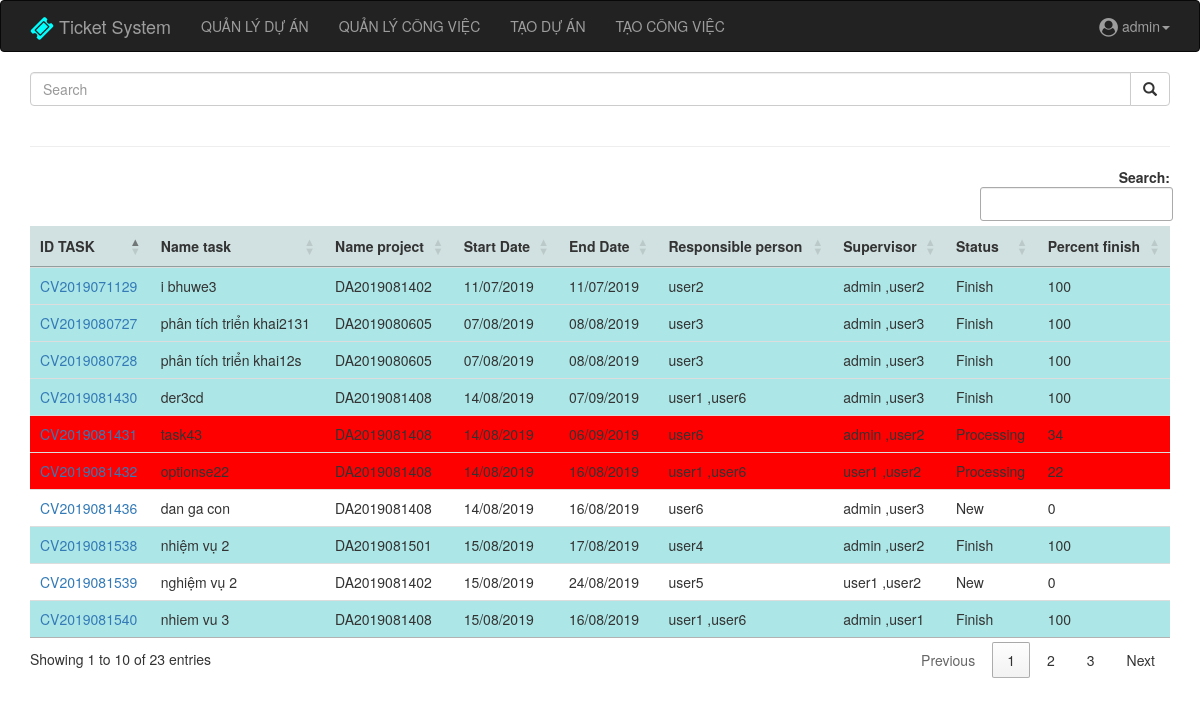
The page /task_list_admin/ (signed in) on the database its author committed.
### project/models.py (models this page shows, shortened)
class Task(models.Model):
    ID_task = models.CharField(max_length=100,default='',unique=True)
    name_task = models.CharField(max_length=100, unique=True)
    project = models.ForeignKey(Project, on_delete=models.CASCADE,)
    note = models.TextField(blank=True)
    startDate = models.DateTimeField(auto_now=False, auto_now_add=False)
    endDate = models.DateTimeField(auto_now=False, auto_now_add=False)
    responsible_person = models.CharField(max_length=100,blank=True)
    supervisor = models.CharField(max_length=100, blank=True)
    status = models.CharField(max_length=50, choices=status_choices, default='New', blank=True)
    muc_do_hoan_thanh = models.IntegerField(default=0)
    document = models.FileField(upload_to='documents/',null=True, blank=True,)

class Project(models.Model):
    IDproject = models.CharField(max_length=100, unique=True)
    name = models.CharField(max_length=200)
    startDate = models.DateTimeField(auto_now=False, auto_now_add=False)
    endDate = models.DateTimeField(auto_now=False, auto_now_add=False)
    createdby = models.ForeignKey(User, on_delete=models.CASCADE, related_name='createdby')
    description = models.TextField(blank=True)
    prior = models.CharField(max_length=50, choices=prior_choices, default='medium')
    participants = models.ForeignKey(Group,on_delete=models.CASCADE,
                                     related_name='participants',null=True, blank=True)
    def __str__(self):
        return self.IDproject

### project/views.py (the view, shortened to what this page needs)
# urls.py: path('task_list_admin/',views.task_list_admin,name='task_list_admin'),
@login_required(login_url='/login/')
def task_list_admin(request):
    if request.user.is_authenticated:
        user = request.user
        aa = dict(Task.objects.values_list('name_task','responsible_person'))
        query = request.GET.get('txtsearch')
        time_now = datetime.datetime.now().date()
        print(time_now)
        li = []
        query2 = list(Task.objects.filter(muc_do_hoan_thanh =100))
        for i in query2:
            new_status = Task.objects.filter(id=i.id).update(status ='Finish')
        if user.is_superuser:
            if query is None or query == '':
                tasks_all = Task.objects.all().order_by('ID_task')
                data = {
                    'tasks_all' : tasks_all,
                    'time_now' : time_now,
                }
            else :
                object_list = Task.objects.filter(ID_task =query)
                data = {
                    'tasks_all' : object_list,
                    'time_now' : time_now,
                }
            return render(request,'task_list_admin.htm',data)

### project/templates/task_list_admin.htm (shortened to what this page needs)
{% extends "base.htm" %}
{% block content %}
<div class="container">
    <form method="POST">
        <div class="input-group">
            <input type="text" id="txtsearch" name="txtsearch" class="form-control" placeholder="Search">
            <div class="input-group-btn">
                <button id="btn" class="btn btn-default" type="submit">
                    <i class="glyphicon glyphicon-search"></i>
                </button>
            </div>
        </div>
    </form>
    <br>
    <hr>
    <table class="table" id="myTable">
        <thead class="thead-dark">
            <tr style="background-color:#d1e0e0">
                <th scope="col">ID TASK</th>
                <th scope="col">Name task</th>
                <th scope="col">Name project</th>
                <th scope="col">Start Date</th>
                <th scope="col">End Date</th>
                <th scope="col">Responsible person</th>
                <th scope="col">Supervisor</th>
                <th scope="col">Status</th>
                <th scope="col">Percent finish</th>
            </tr>
        </thead>
        <tbody>
            {% for tasks in tasks_all %}
            {% if tasks.endDate.date == time_now %}
            <tr class="group" style="background-color: yellow">
                <td><a href="{% url 'detail_task' tasks.id%}">{{tasks.ID_task}}</a> </td>
                <td>{{tasks.name_task}}</td>
                <td>{{tasks.project}}</td>
                <td>{{tasks.startDate | date:'d/m/Y'}}</td>
                <td class="enddate">{{tasks.endDate | date:'d/m/Y'}}</td>
                <td>{{tasks.responsible_person}}</td>
                <td>{{tasks.supervisor}}</td>
                <td>{{tasks.status}}</td>
                <td>{{tasks.muc_do_hoan_thanh}}</td>
            </tr>
            {% elif tasks.endDate.date < time_now and tasks.status == 'Processing' %}
            <tr class="group" style="background-color: red">
                <td><a href="{% url 'detail_task' tasks.id%}">{{tasks.ID_task}}</a> </td>
                <td>{{tasks.name_task}}</td>
                <td>{{tasks.project}}</td>
                <td>{{tasks.startDate | date:'d/m/Y'}}</td>
                <td class="enddate">{{tasks.endDate | date:'d/m/Y'}}</td>
                <td>{{tasks.responsible_person}}</td>
                <td>{{tasks.supervisor}}</td>
                <td>{{tasks.status}}</td>
                <td>{{tasks.muc_do_hoan_thanh}}</td>
            </tr>
            {% elif tasks.endDate.date < time_now and tasks.status == 'Finish' %}
            <tr class="group" style="background-color: rgb(173, 230, 230)">
                <td><a href="{% url 'detail_task' tasks.id%}">{{tasks.ID_task}}</a> </td>
                <td>{{tasks.name_task}}</td>
                <td>{{tasks.project}}</td>
                <td>{{tasks.startDate | date:'d/m/Y'}}</td>
                <td class="enddate">{{tasks.endDate | date:'d/m/Y'}}</td>
                <td>{{tasks.responsible_person}}</td>
                <td>{{tasks.supervisor}}</td>
                <td>{{tasks.status}}</td>
                <td>{{tasks.muc_do_hoan_thanh}}</td>
            </tr>
            {% else %}
            <tr class="group">
                <td><a href="{% url 'detail_task' tasks.id%}">{{tasks.ID_task}}</a> </td>
                <td>{{tasks.name_task}}</td>
                <td>{{tasks.project}}</td>
                <td class="enddate">{{tasks.startDate | date:'d/m/Y'}}</td>
                <td>{{tasks.endDate | date:'d/m/Y'}}</td>
                <td>{{tasks.responsible_person}}</td>
                <td>{{tasks.supervisor}}</td>
                <td>{{tasks.status}}</td>
                <td>{{tasks.muc_do_hoan_thanh}}</td>
            </tr>
            {% endif %}
            {% endfor%}
        </tbody>
    </table>
</div>
{% endblock content %}

### project/templates/base.htm (shortened to what this page needs)
<!DOCTYPE html>
<html lang="en">
<head>
  <link rel="stylesheet" href="https://maxcdn.bootstrapcdn.com/font-awesome/4.7.0/css/font-awesome.min.css">
  <link rel="stylesheet" href="https://maxcdn.bootstrapcdn.com/font-awesome/4.7.0/css/font-awesome.min.css">
  <link rel="stylesheet" type="text/css"
    href="https://cdnjs.cloudflare.com/ajax/libs/bootstrap-datetimepicker/4.17.43/css/bootstrap-datetimepicker.min.css">
  <link rel="stylesheet" type="text/css"
    href="https://cdnjs.cloudflare.com/ajax/libs/bootstrap-datetimepicker/4.17.43/css/bootstrap-datetimepicker-standalone.css">
  <link rel="stylesheet" href="https://maxcdn.bootstrapcdn.com/bootstrap/3.3.5/css/bootstrap.min.css">
  <link rel="stylesheet" href="https://unpkg.com/multiple-select@1.3.1/dist/multiple-select.min.css">
  <link rel="stylesheet" href="//code.jquery.com/ui/1.12.1/themes/base/jquery-ui.css">
  <link rel="stylesheet" href="https://cdn.datatables.net/1.10.19/css/jquery.dataTables.min.css">
  <link rel="stylesheet" href="https://cdn.datatables.net/buttons/1.5.6/css/buttons.dataTables.min.css">
  <link rel="stylesheet" href="https://cdnjs.cloudflare.com/ajax/libs/ion-rangeslider/2.3.0/css/ion.rangeSlider.min.css">
  <link rel="stylesheet" href="https://cdnjs.cloudflare.com/ajax/libs/Chart.js/2.8.0/Chart.css"
 />
</head>
<body>
  <div class="head">
    <nav class="navbar navbar-inverse">
      <div class="container">
        <div class="navbar-header">
          <a class="navbar-brand" href="{% url 'home' %}"><span class="fa fa-ticket fa-lg" aria-hidden="true"></span> Ticket System</a>
        </div>
        <ul class="nav navbar-nav" id="menu">
          <li class="#"><a href="{% url 'project_list'%}">QUẢN LÝ DỰ ÁN</a></li>
          <li class="#"><a href="{% url 'task_list_admin' %}">QUẢN LÝ CÔNG VIỆC</a></li>
          <li><a href="{% url 'addproject'%}">TẠO DỰ ÁN</a></li>
          <li><a href="{% url 'add_task' %}">TẠO CÔNG VIỆC</a></li>
        </ul>
        {% if user.is_authenticated %}
        <ul class="nav navbar-nav navbar-right">
          <li class="dropdown"><a class="dropdown-toggle" data-toggle="dropdown" href="#"><span class="fa fa-user-circle fa-lg"></span>  {{user}}<span
                class="caret"></span></a>
              {% else %}
              <li><a href="{% url 'login'%}"><span class="glyphicon glyphicon-log-in"></span> Login</a></li>
              {% endif %}
          </li>
        </ul>
      </div>
    </nav>
  </div>
  <div class="container-fluid">
    <div>
      {% block content %}
      {% endblock %}
    </div>
  </div>
</body>
</html>

### project/templates/base.htm (style rules this page uses)
.nav { list-style-type: none; text-align: center; }
.fa-ticket { color: aqua; }

### rows shown on the page
Task: ID_task "CV2019071129", name_task "i bhuwe3", project "DA2019081402", startDate "11/07/2019", endDate "11/07/2019", responsible_person "user2", supervisor "admin ,user2", status "Finish", muc_do_hoan_thanh "100"
Task: ID_task "CV2019080727", name_task "phân tích triển khai2131", project "DA2019080605", startDate "07/08/2019", endDate "08/08/2019", responsible_person "user3", supervisor "admin ,user3", status "Finish", muc_do_hoan_thanh "100"
Task: ID_task "CV2019080728", name_task "phân tích triển khai12s", project "DA2019080605", startDate "07/08/2019", endDate "08/08/2019", responsible_person "user3", supervisor "admin ,user3", status "Finish", muc_do_hoan_thanh "100"
Task: ID_task "CV2019081430", name_task "der3cd", project "DA2019081408", startDate "14/08/2019", endDate "07/09/2019", responsible_person "user1 ,user6", supervisor "admin ,user3", status "Finish", muc_do_hoan_thanh "100"
Task: ID_task "CV2019081431", name_task "task43", project "DA2019081408", startDate "14/08/2019", endDate "06/09/2019", responsible_person "user6", supervisor "admin ,user2", status "Processing", muc_do_hoan_thanh "34"
Task: ID_task "CV2019081432", name_task "optionse22", project "DA2019081408", startDate "14/08/2019", endDate "16/08/2019", responsible_person "user1 ,user6", supervisor "user1 ,user2", status "Processing", muc_do_hoan_thanh "22"
Task: ID_task "CV2019081436", name_task "dan ga con", project "DA2019081408", startDate "14/08/2019", endDate "16/08/2019", responsible_person "user6", supervisor "admin ,user3", status "New", muc_do_hoan_thanh "0"
Task: ID_task "CV2019081538", name_task "nhiệm vụ 2", project "DA2019081501", startDate "15/08/2019", endDate "17/08/2019", responsible_person "user4", supervisor "admin ,user2", status "Finish", muc_do_hoan_thanh "100"
Task: ID_task "CV2019081539", name_task "nghiệm vụ 2", project "DA2019081402", startDate "15/08/2019", endDate "24/08/2019", responsible_person "user5", supervisor "user1 ,user2", status "New", muc_do_hoan_thanh "0"
Task: ID_task "CV2019081540", name_task "nhiem vu 3", project "DA2019081408", startDate "15/08/2019", endDate "16/08/2019", responsible_person "user1 ,user6", supervisor "admin ,user1", status "Finish", muc_do_hoan_thanh "100"

### other values the page prints
{{ user }} "admin"
